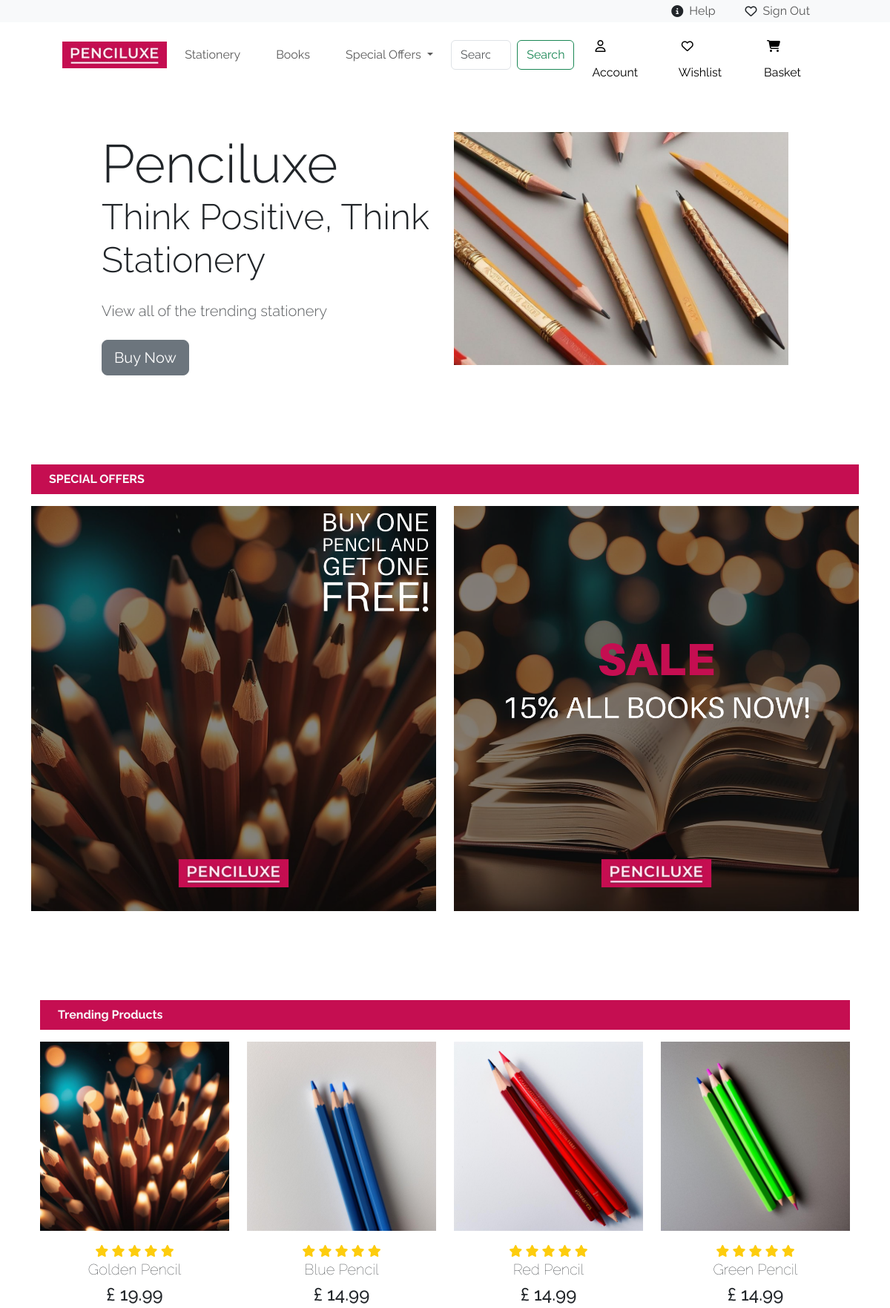
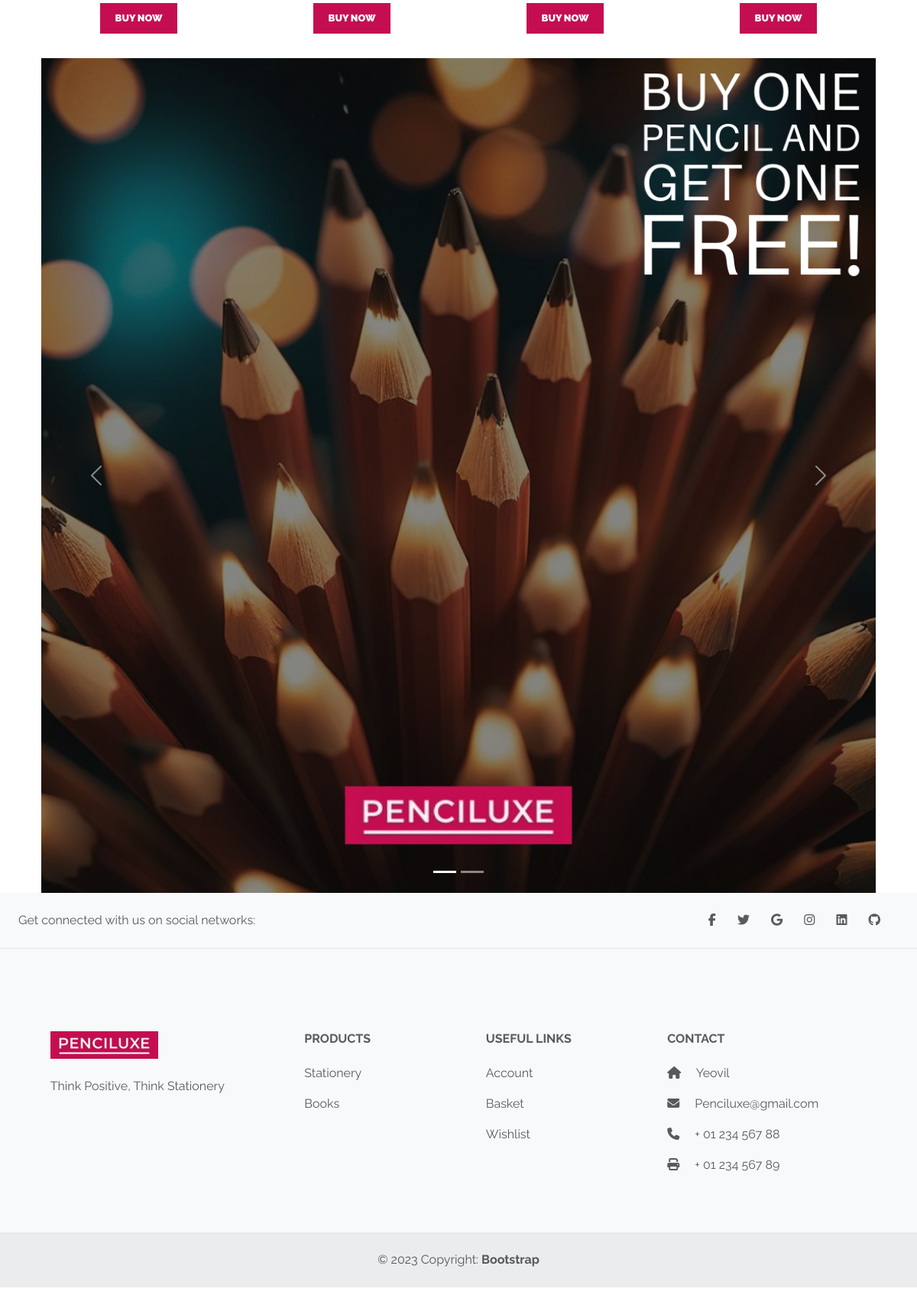
/WebAssignment/index.php, run on the app's committed database (2 pictures, top to bottom).
### tables this page shows
CREATE TABLE `product` (
  `product_ID` int(11) NOT NULL,
  `product_Name` varchar(100) NOT NULL,
  `product_Category` varchar(100) NOT NULL,
  `product_Description` varchar(255) NOT NULL,
  `product_Image` varchar(255) NOT NULL,
  `product_Image2` varchar(255) NOT NULL,
  `product_Image3` varchar(255) NOT NULL,
  `product_Image4` varchar(255) NOT NULL,
  `product_Price` decimal(6,2) NOT NULL,
  `product_Special_Offer` int(2) NOT NULL,
  `product_Type` varchar(100) NOT NULL
);

### WebAssignment/getProducts.php (called while the page is built)
<?php
include("connection.php");
$stmt = $con->prepare("SELECT * FROM product LIMIT 4");
$stmt->execute();
$trending_products = $stmt->get_result();
?>

### WebAssignment/index.php (the view, shortened to what this page needs)
<!DOCTYPE html>
<html lang="en">
<head>
    <link href="https://cdn.jsdelivr.net/npm/bootstrap@5.3.3/dist/css/bootstrap.min.css" rel="stylesheet">
    <link rel="stylesheet" href="style.css" class="">
</head>
<body>
    <nav class="navbar navbar-custom bg-light navbar-expand-md">
        <div class="container-fluid py-0">
            <div class="navbar-collapse justify-content-end align-center" id="main-nav">
                <ul class="navbar-nav">
                    <li class="nav-item d-flex mx-3 ">
                        <i class="fa-solid fa-circle-info my-3"></i>
                        <a class="nav-link my-1" href="help.php">Help</a>
                    </li>
                    <li class="nav-item d-flex mx-3">
                        <i class="fa-regular fa-heart my-3"></i>
                        <a class="nav-link my-1" href="signout.php">Sign Out</a>
                    </li>
                </ul>
            </div>
        </div>
    </nav>
    <nav class="navbar navbar-expand-lg">
        <div class="container-fluid align-center">
            <a href="index.php"><img src="assets/logo.jpg" alt="..." height="36"></a>
          <div class="collapse navbar-collapse" id="navbarSupportedContent">
            <ul class="navbar-nav me-auto mb-2 mb-lg-0">
                <li class="nav-item">
                    <a class="nav-link mx-3" aria-current="page" href="stationery.php">Stationery</a>
                </li>
                <li class="nav-item">
                    <a class="nav-link mx-3" href="books.php">Books</a>
                </li>
                <li class="nav-item dropdown">
                    <a class="nav-link mx-3 dropdown-toggle" href="#" role="button" data-bs-toggle="dropdown" aria-expanded="false">
                  Special Offers
                    </a>
                </li>
                <form class="d-flex" role="search" method="POST" action="search.php">
                    <input class="form-control me-2" type="search" name="search" placeholder="Search" aria-label="Search">
                    <button class="btn btn-outline-success" type="submit">Search</button>
                </form>
            </ul>
            <li class="nav-item d-flex mx-4">
                <a class="accountButton" href="account.php" style="text-decoration: none;"><i class="fa-regular fa-user my-3 mx-1"></i>Account</a>
            </li>
            <li class="nav-item d-flex mx-4">
                <a class="wishlistButton" href="wishlist.php" style="text-decoration: none;"><i class="fa-regular fa-heart my-3 mx-1"></i>Wishlist</a>
            </li>
            <li class="nav-item d-flex mx-4">
                <a class="basketButton" href="basket.php" style="text-decoration: none;"><i class="fa-solid fa-cart-shopping my-3 mx-1"></i>Basket</a>
            </li>
          </div>
        </div>
    </nav>
    <section id="frontPage">
        <div class="container-lg">
            <div class="row justify-content-center allign-items-center">
                <div class="col-md-5 text-center text-md-start">
                    <h1>
                        <div class="display-2">Penciluxe</div>
                        <div class="display-5">Think Positive, Think Stationery</div>
                    </h1>
                    <p class="lead my-4 text-muted">View all of the trending stationery</p>
                    <a href="#pricing" class="btn btn-secondary btn-lg">Buy Now</a>
                </div>
                <div class="col-md-5 text-center d-none d-md-block">
                    <img class="img-fluid bg-light bg-gradient" src="assets/pencilCover.jpg" alt="pencilCover">
                </div>
            </div>
        </div>
    </section>
    <section id="SpecialOffers">
    <div class="container-lg">
        <span><p class="text-light   py-2  px-4 fw-bold" style="background-color: #C50E51;">SPECIAL OFFERS</p></span>
        <div class="row row-cols-2">
          <div class="col"><img class="img-fluid bg-light bg-gradient" src="assets/deals.png" alt="pencilCover"></div>
          <div class="col"><img class="img-fluid bg-light bg-gradient" src="assets/deals2.png" alt="pencilCover"></div>
        </div>
      </div>
    </section>
    <section id="Trending">
    <div class="row mx-auto container-lg">
        <span><p class="text-light   py-2  px-4 fw-bold" style="background-color: #C50E51;">Trending Products</p></span>
    <?php include('getProducts.php');?>  <!--takes code from getproducts page. This gets all the prodcyts from the database. ->
    <?php while($row= $trending_products->fetch_assoc()){ ?>
        <div class="product text-center col-lg-3 col-md-1 col-sm-4">
            <img class="img-fluid mb-3" src="assets/<?php echo $row['product_Image']; ?>"/>
            <div class="star">
                <i class="fas fa-star"></i>
                <i class="fas fa-star"></i>
                <i class="fas fa-star"></i>
                <i class="fas fa-star"></i>
                <i class="fas fa-star"></i>
            </div>
            <h5 class="p-name"><?php echo $row['product_Name']; ?></h5>
            <h4 class="p-price">£ <?php echo $row['product_Price']; ?></h4>
            <a href="selectedProductPage.php?product_ID=<?php echo $row['product_ID'];?>"><button class="buy-btn">Buy Now</button></a>
        </div>
        <?php } ?>
      <div id="carouselExampleIndicators" class="carousel slide h-50">
        <div class="carousel-indicators">
          <button type="button" data-bs-target="#carouselExampleIndicators" data-bs-slide-to="0" class="active" aria-current="true" aria-label="Slide 1"></button>
          <button type="button" data-bs-target="#carouselExampleIndicators" data-bs-slide-to="1" aria-label="Slide 2"></button>
        </div>
        <div class="carousel-inner">
          <div class="carousel-item active">
            <img src="assets/deals.png" class="d-block w-100" alt="...">
          </div>
        </div>
        <button class="carousel-control-prev" type="button" data-bs-target="#carouselExampleIndicators" data-bs-slide="prev">
          <span class="carousel-control-prev-icon" aria-hidden="true"></span>
        </button>
        <button class="carousel-control-next" type="button" data-bs-target="#carouselExampleIndicators" data-bs-slide="next">
          <span class="carousel-control-next-icon" aria-hidden="true"></span>
        </button>
      </div>
    </div>
</body>
<footer class="text-center text-lg-start bg-body-tertiary text-muted">
  <section class="d-flex justify-content-center justify-content-lg-between p-4 border-bottom">
    <div class="me-5 d-none d-lg-block">
      <span>Get connected with us on social networks:</span>
    </div>
    <div>
      <a href="" class="me-4 text-reset">
        <i class="fab fa-facebook-f"></i>
      </a>
      <a href="" class="me-4 text-reset">
        <i class="fab fa-twitter"></i>
      </a>
      <a href="" class="me-4 text-reset">
        <i class="fab fa-google"></i>
      </a>
      <a href="" class="me-4 text-reset">
        <i class="fab fa-instagram"></i>
      </a>
      <a href="" class="me-4 text-reset">
        <i class="fab fa-linkedin"></i>
      </a>
      <a href="" class="me-4 text-reset">
        <i class="fab fa-github"></i>
      </a>
    </div>
  </section>
  <section class="">
    <div class="container text-center text-md-start mt-5">
      <div class="row mt-3">
        <div class="col-md-3 col-lg-4 col-xl-3 mx-auto mb-4">
          <h6 class="text-uppercase fw-bold mb-4">
          <img src="assets/logo.jpg" alt="..." height="36">
          </h6>
          <p>
            Think Positive, Think Stationery
          </p>
        </div>
        <div class="col-md-2 col-lg-2 col-xl-2 mx-auto mb-4">
          <h6 class="text-uppercase fw-bold mb-4">
            Products
          </h6>
          <p>
            <a href="#!" class="text-reset">Stationery</a>
          </p>
          <p>
            <a href="#!" class="text-reset">Books</a>
          </p>
        </div>
        <div class="col-md-3 col-lg-2 col-xl-2 mx-auto mb-4">
          <h6 class="text-uppercase fw-bold mb-4">
            Useful links
          </h6>
          <p>
            <a href="account.php" class="text-reset">Account</a>
          </p>
          <p>
            <a href="basket.php" class="text-reset">Basket</a>
          </p>
          <p>
            <a href="wishlist.php" class="text-reset">Wishlist</a>
          </p>
        </div>
        <div class="col-md-4 col-lg-3 col-xl-3 mx-auto mb-md-0 mb-4">
          <h6 class="text-uppercase fw-bold mb-4">Contact</h6>
          <p><i class="fas fa-home me-3"></i> Yeovil</p>
          <p>
            <i class="fas fa-envelope me-3"></i>
            Penciluxe@gmail.com
          </p>
          <p><i class="fas fa-phone me-3"></i> + 01 234 567 88</p>
          <p><i class="fas fa-print me-3"></i> + 01 234 567 89</p>
        </div>
      </div>
    </div>
  </section>
  <div class="text-center p-4" style="background-color: rgba(0, 0, 0, 0.05);">
    © 2023 Copyright:
    <a class="text-reset fw-bold" href="https://mdbootstrap.com/">Bootstrap</a>
  </div>
</footer>
</html>

### WebAssignment/style.css (style rules this page uses)
body { font-family: "Raleway", sans-serif; }
.navbar-custom { height: 30px; }
.accountButton { color: black; }
.wishlistButton { color: black; }
.basketButton { color: black; }
.navbar { padding-left: 6%; padding-right: 6%; }
.product { cursor: pointer; margin-bottom: 2rem; font-family: 'poppins' 'sans-serif'; }
.product img { transition: 0.3s all;; }
.buy-btn { font-size: 0.8rem; font-weight: 900; outline: none; border: none; background-color: #C50E51; color: white; padding: 10px 20px; text-transform: uppercase; cursor: pointer; transition: 0.5s ease; }
.p-name { font-weight: 100; }
.fa-star { color: #FDCC0D; }
a { text-decoration:none; }

### WebAssignment/index.php (style rules this page uses)
section { padding: 60px 0; }

### data on the page
product: product_Image (picture), product_Name "Golden Pencil", product_Price "19.99"
product: product_Image (picture), product_Name "Blue Pencil", product_Price "14.99"
product: product_Image (picture), product_Name "Red Pencil", product_Price "14.99"
product: product_Image (picture), product_Name "Green Pencil", product_Price "14.99"
